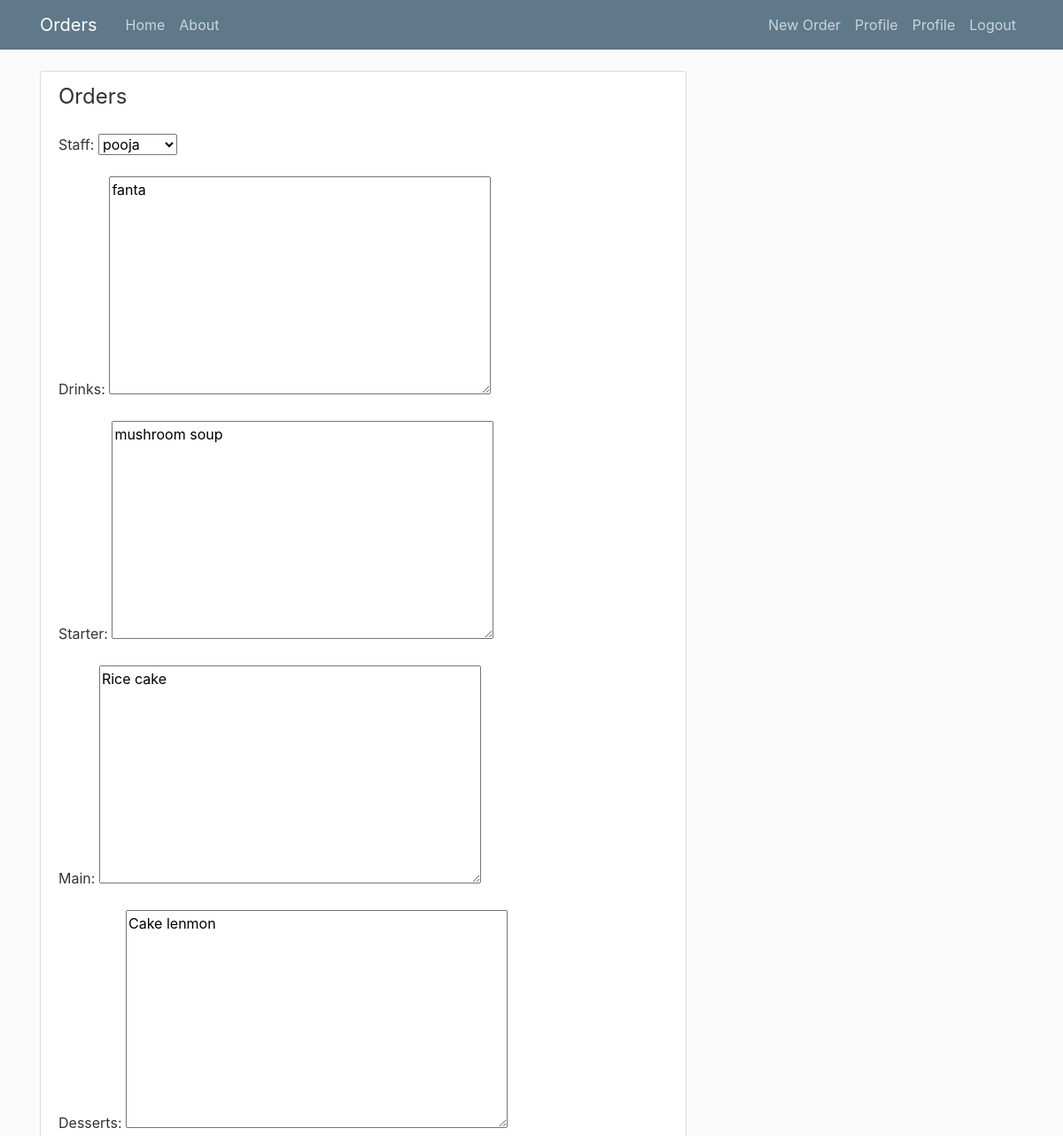
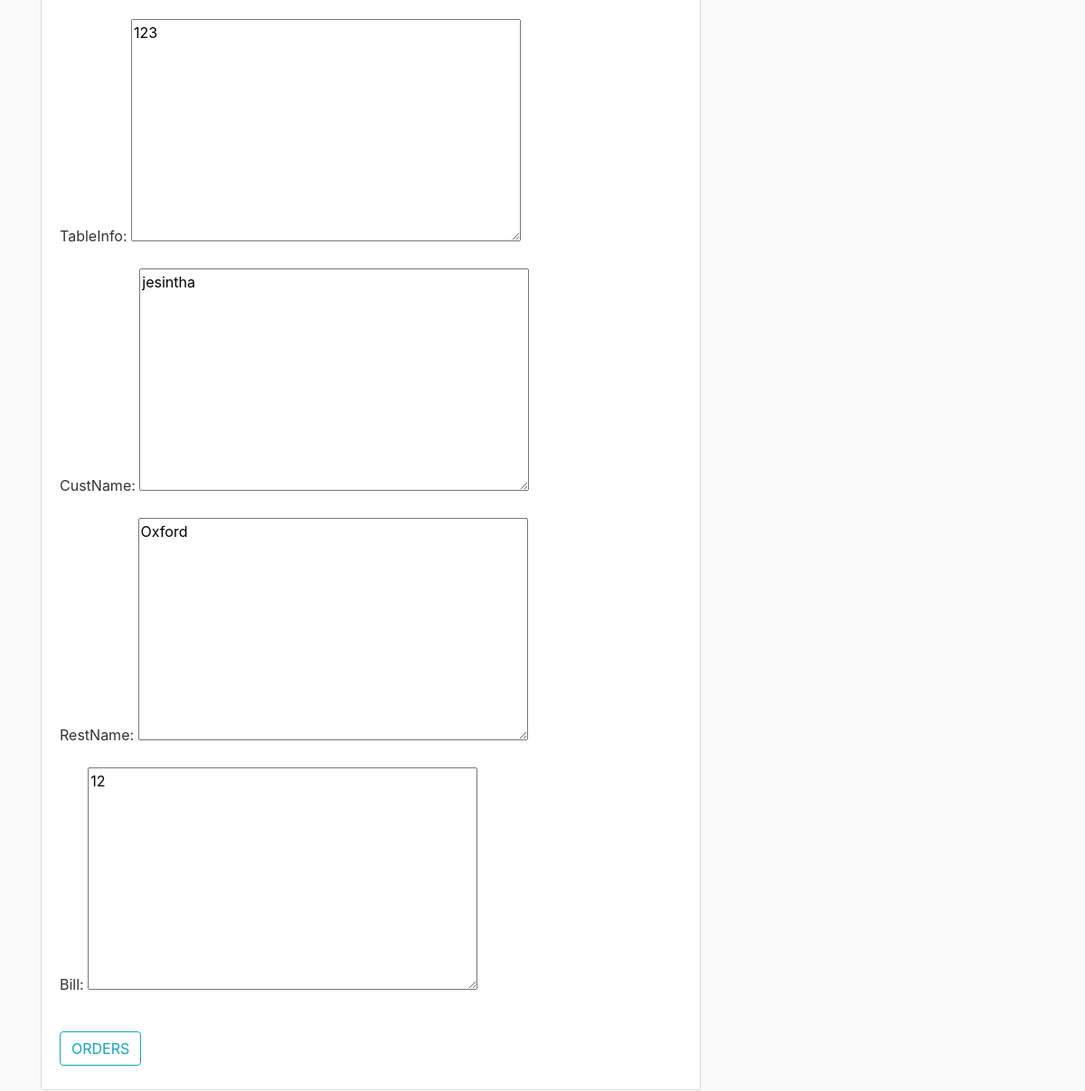
/Order/3/update/ (signed in), run on the app's committed database (2 pictures, top to bottom).
### orders/models.py (models this page shows, shortened)
class Order(models.Model):
    starter = models.TextField()
    main = models.TextField()
    desserts = models.TextField()
    drinks = models.TextField()
    TableInfo = models.TextField()
    CustName = models.TextField()
    RestName = models.TextField()
    bill = models.TextField()
    Table_state = models.TextField()
    dateTimeOrdered = models.DateTimeField(default=timezone.now)
    staff = models.ForeignKey(User, on_delete=models.CASCADE)

### orders/views.py (the view, shortened to what this page needs)
# urls.py: path('Order/<int:pk>/update/',OrderUpdateView.as_view(), name = 'orders-update'),
class OrderUpdateView(LoginRequiredMixin,UserPassesTestMixin, UpdateView):
    model = Order
    fields = ['staff','drinks','starter','main','desserts','TableInfo','CustName','RestName','bill']
    def test_func(self):
        post = self.get_object()
        if self.request.user == post.staff:
            return True
        return False

### orders/templates/orders/order_form.html (shortened to what this page needs)
{% extends "orders/base.html" %}
{% block content %}
<div class ="content-section">
    <form method="POST">
        <fieldset class ="form-group">
            <legend class="border-botton mb-4"> Orders</legend>
            {{form.as_p}}
        </fieldset>
        <div class="form-group">
            <button class="btn btn-outline-info" type="submit">ORDERS</button>
        </div>
    </form>
</div>
{% endblock content %}

### orders/static/orders/main.css (style rules this page uses)
body { background: #fafafa; color: #333333; margin-top: 5rem; }
.content-section { background: #ffffff; padding: 10px 20px; border: 1px solid #dddddd; border-radius: 3px; margin-bottom: 20px; }

### data on the page
Order: staff "pooja", drinks "fanta", starter "mushroom soup", main "Rice cake", desserts "Cake lenmon", TableInfo "123", CustName "jesintha", RestName "Oxford", bill "12"
